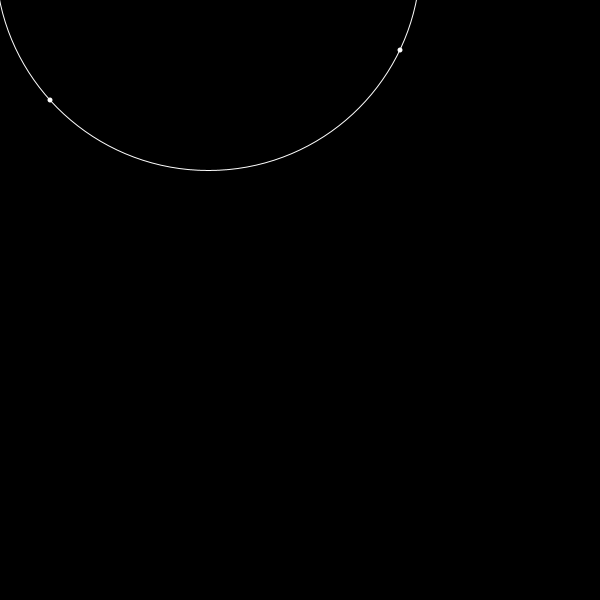
Frame 1 (no input)
Frame 60 (the mouse pressed at the canvas centre just before this capture): identical to frame 1, image omitted
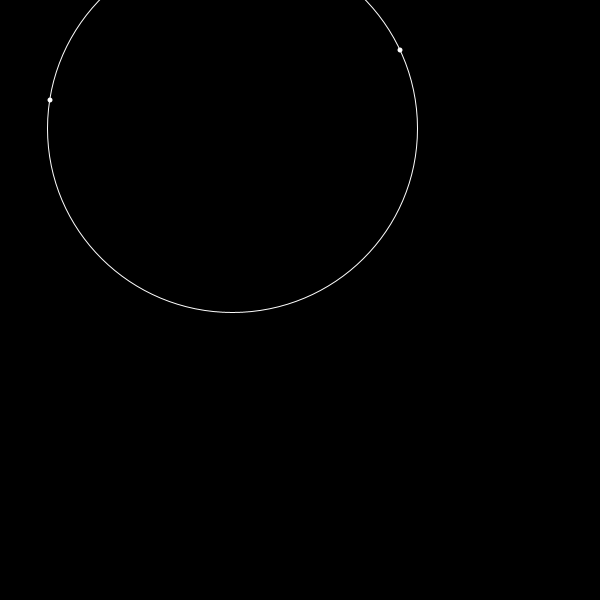
Frame 120 (the mouse held since frame 60 and released just before this capture)

The Processing sketch that drew these frames (run headless with seeded random() and noise(); from frame 60 on, the mouse is pressed at the canvas centre):

// Processing sketch: circle_from_3_points
// ── circle_from_3_points.pde

PVector p1 = new PVector(50, 100);
PVector p2 = new PVector(400, 50);

void setup(){
  size(600, 600);
}

void draw(){
  background(0);
  PVector c = circleFromPoints(mouseX, mouseY, p1.x, p1.y, p2.x, p2.y);
  noStroke();
  fill(255);
  ellipse(p1.x, p1.y, 5, 5);
  ellipse(p2.x, p2.y, 5, 5);
  noFill();
  stroke(255);
  println(c.x+","+c.y+","+c.z);
  ellipse(c.x, c.y, c.z*2, c.z*2);
}

public PVector circleFromPoints(float x1, float y1, float x2, float y2, float x3, float y3){
  float H1 = x1*x1+y1*y1;
  float H2 = x2*x2+y2*y2;
  float H3 = x3*x3+y3*y3;
  
  float A = x1*(y2-y3)-y1*(x2-x3)+x2*y3-x3*y2;
  float B = H1*(y3-y2)+H2*(y1-y3)+H3*(y2-y1);
  float C = H1*(x2-x3)+H2*(x3-x1)+H3*(x1-x2);
  //float D = H1*(x3*y2-x2*y3)+H2*(x1*y3-x3*y1)+H3*(x2*y1-x1*y2);
  
  float x = -B/(2*A);
  float y = -C/(2*A);
  float r = (float) Math.sqrt((x-x1)*(x-x1)+(y-y1)*(y-y1));
  
  return new PVector(x, y, r);
}
